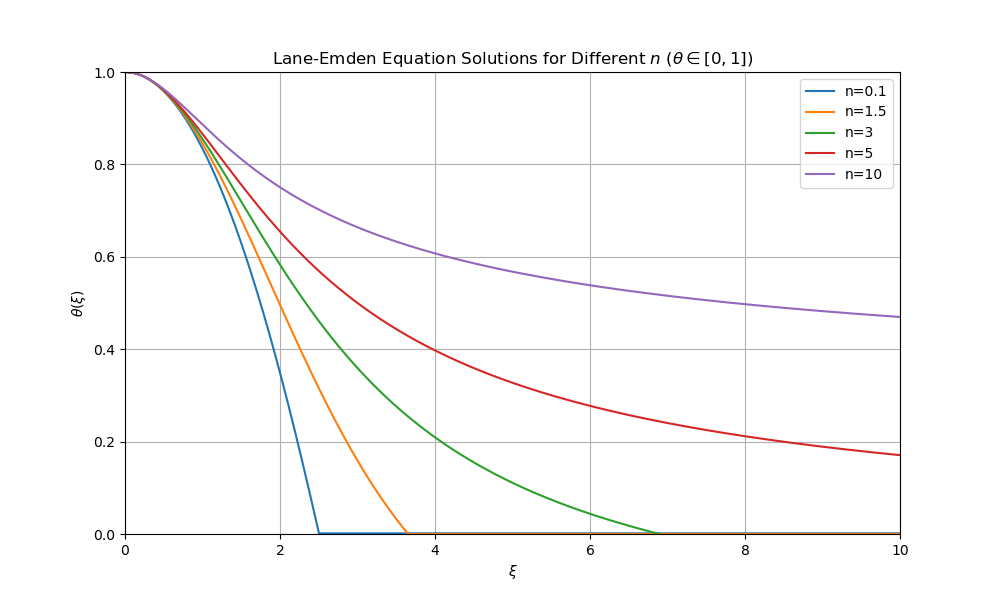

Source code (Python):
import os

import matplotlib.pyplot as plt
import numpy as np
from scipy.integrate import solve_ivp


# Define the Lane-Emden equation as a system of first-order ODEs
def lane_emden(xi, y, n):
    theta, z = y  # theta = y[0], z = y[1] = dtheta/dxi
    dtheta_dx = z
    dz_dx = (
        -2 / xi * z - theta**n if xi != 0 else 0
    )  # Handling the singularity at xi = 0
    return [dtheta_dx, dz_dx]


# Initial conditions and solving setup
y0 = [1, 0]  # theta(0) = 1, dtheta/dxi(0) = 0

# Parameters
n_vals = [0.1, 1.5, 3, 5, 10]
xi_max = 10  # The maximum value of xi for the numerical solution
xi_vals = np.linspace(1e-4, xi_max, 1000)  # Avoid xi = 0 to prevent singularity

# Solve for different n values
solutions = []

# Increase the tolerance to make sure it covers the full range for each n
for n in n_vals:
    sol = solve_ivp(
        lane_emden,
        [1e-4, xi_max],
        y0,
        args=(n,),
        t_eval=xi_vals,
        method="RK45",  # Runge-Kutta 4th/5th order method
        rtol=1e-8,
        atol=1e-8,
    )
    solutions.append(
        np.interp(xi_vals, sol.t, sol.y[0])
    )  # Interpolate to match xi_vals

# Plotting only theta in [0, 1]
plt.figure(figsize=(10, 6))
for i, n in enumerate(n_vals):
    theta_vals = solutions[i]
    plt.plot(
        xi_vals[theta_vals >= 0], theta_vals[theta_vals >= 0], label=f"n={n}"
    )  # Plot only values where theta >= 0 and <= 1
    plt.xlim([0, xi_max])
    plt.ylim([0, 1])

plt.title(r"Lane-Emden Equation Solutions for Different $n$ ($\theta\in[0,1]$)")
plt.xlabel(r"$\xi$")
plt.ylabel(r"$\theta(\xi)$")
plt.legend()
plt.grid(True)

plt.savefig(f"{os.path.dirname(os.path.realpath(__file__))}/question4.png")

plt.show()
